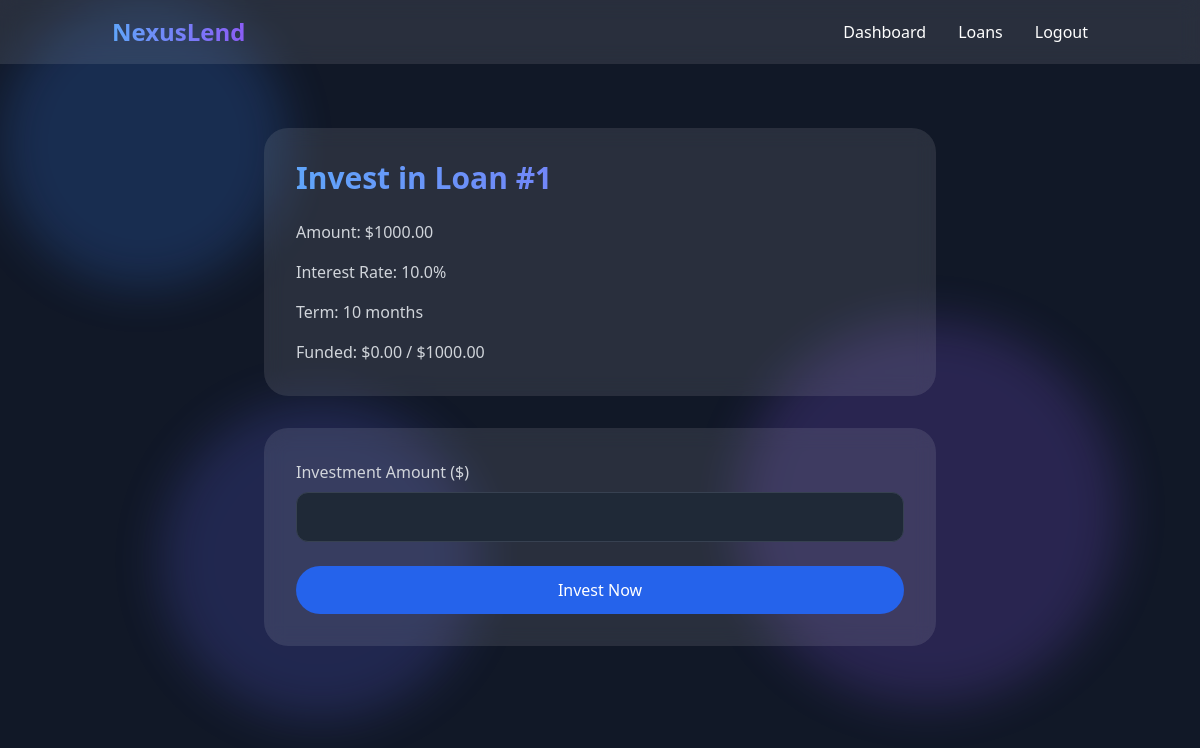
/invest/1 (signed in), run on the app's committed database.
### app.py (models this page shows)
class Loan(db.Model):
    id = db.Column(db.Integer, primary_key=True)
    amount = db.Column(db.Float, nullable=False)
    interest_rate = db.Column(db.Float, nullable=False)
    term = db.Column(db.Integer, nullable=False)  # in months
    status = db.Column(db.String(20), default='open')
    funded_amount = db.Column(db.Float, default=0)
    borrower_id = db.Column(db.Integer, db.ForeignKey('user.id'), nullable=False)
    investments = db.relationship('Investment', backref='loan', lazy=True)

### app.py (the view, shortened to what this page needs)
@app.route('/invest/<int:loan_id>', methods=['GET', 'POST'])
def invest(loan_id):
    if 'user_id' not in session:
        return redirect(url_for('login'))
    loan = Loan.query.get_or_404(loan_id)
    return render_template('invest.html', loan=loan)

### templates/invest.html (shortened to what this page needs)
{% extends "base.html" %}
{% block content %}
<div class="max-w-2xl mx-auto space-y-8">
    <div class="glass-effect rounded-3xl p-8">
        <h1 class="text-3xl font-bold mb-6 bg-clip-text text-transparent bg-gradient-to-r from-blue-400 to-purple-500">
        </h1>
        <div class="space-y-4 text-gray-300">
            <p>Amount: ${{ "%.2f"|format(loan.amount) }}</p>
            <p>Interest Rate: {{ loan.interest_rate }}%</p>
            <p>Term: {{ loan.term }} months</p>
            <p>Funded: ${{ "%.2f"|format(loan.funded_amount) }} / ${{ "%.2f"|format(loan.amount) }}</p>
        </div>
    </div>
    <div class="glass-effect rounded-3xl p-8">
        <form method="POST" class="space-y-6">
            <div>
                <label for="amount" class="block text-gray-300 mb-2">Investment Amount ($)</label>
                <input type="number" step="0.01" name="amount" id="amount" required class="w-full px-4 py-3 rounded-xl bg-gray-800 border border-gray-700 text-white focus:outline-none focus:border-blue-500">
            </div>
            <button type="submit" class="w-full px-6 py-3 rounded-full bg-blue-600 hover:bg-blue-700 transition-colors">Invest Now</button>
        </form>
    </div>
</div>
{% endblock %}

### templates/base.html (style rules this page uses)
.glass-effect { backdrop-filter: blur(10px); background: rgba(255, 255, 255, 0.1); }

### data on the page
Loan: amount "1000.00", interest_rate "10.0", term "10", funded_amount "0.00"
